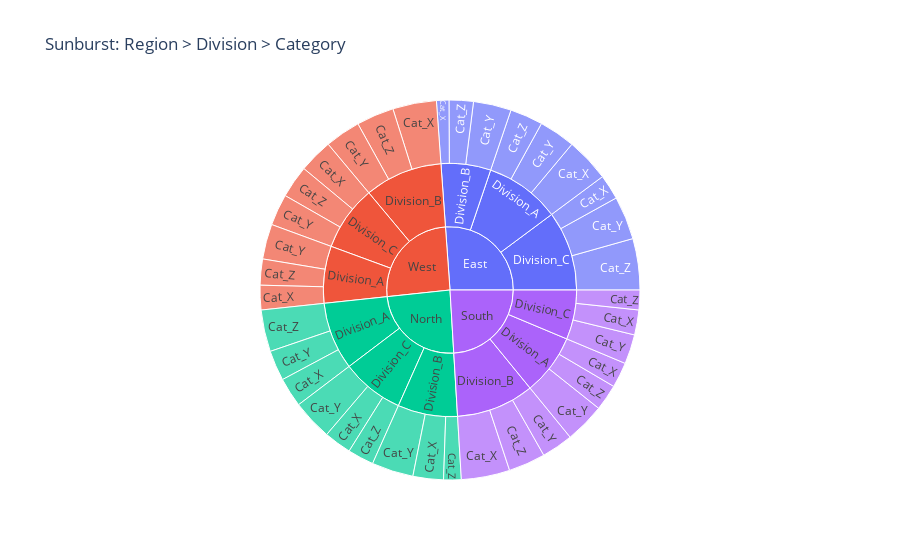

Notebook source saved alongside this figure:
### Code cell
import plotly.express as px
hier = pd.read_csv("hierarchy_agg.csv")
fig = px.sunburst(hier, path=["Region","Division","Category"], values="Total_Value",
                  title="Sunburst: Region > Division > Category")
fig.show()

### Figure 1 — Plotly figure (JSON) as saved in the notebook; plotly's stock layout.template omitted (floating-point values rounded to 4 significant figures)
{"data": [{"branchvalues": "total", "domain": {"x": [0, 1], "y": [0, 1]}, "hovertemplate": "labels=%{label}<br>Total_Value=%{value}<br>parent=%{parent}<br>id=%{id}<extra></extra>", "ids": ["East/Division_C/Cat_Z", "South/Division_B/Cat_X", "East/Division_A/Cat_X", "West/Division_B/Cat_X", "East/Division_C/Cat_Y", "North/Division_A/Cat_Z", "North/Division_B/Cat_Y", "North/Division_C/Cat_Y", "South/Division_A/Cat_Y", "East/Division_B/Cat_Y", "West/Division_B/Cat_Z", "South/Division_B/Cat_Z", "East/Division_A/Cat_Y", "West/Division_B/Cat_Y", "West/Division_A/Cat_Y", "West/Division_C/Cat_X", "East/Division_A/Cat_Z", "West/Division_C/Cat_Z", "South/Division_B/Cat_Y", "West/Division_C/Cat_Y", "North/Division_B/Cat_X", "North/Division_A/Cat_Y", "South/Division_C/Cat_Y", "North/Division_A/Cat_X", "North/Division_C/Cat_X", "South/Division_A/Cat_Z", "North/Division_C/Cat_Z", "West/Division_A/Cat_Z", "South/Division_A/Cat_X", "East/Division_C/Cat_X", "South/Division_C/Cat_X", "West/Division_A/Cat_X", "East/Division_B/Cat_Z", "South/Division_C/Cat_Z", "North/Division_B/Cat_Z", "East/Division_B/Cat_X", "East/Division_C", "South/Division_B", "East/Division_A", "West/Division_B", "North/Division_A", "North/Division_B", "North/Division_C", "South/Division_A", "East/Division_B", "West/Division_A", "West/Division_C", "South/Division_C", "East", "South", "West", "North"], "labels": ["Cat_Z", "Cat_X", "Cat_X", "Cat_X", "Cat_Y", "Cat_Z", "Cat_Y", "Cat_Y", "Cat_Y", "Cat_Y", "Cat_Z", "Cat_Z", "Cat_Y", "Cat_Y", "Cat_Y", "Cat_X", "Cat_Z", "Cat_Z", "Cat_Y", "Cat_Y", "Cat_X", "Cat_Y", "Cat_Y", "Cat_X", "Cat_X", "Cat_Z", "Cat_Z", "Cat_Z", "Cat_X", "Cat_X", "Cat_X", "Cat_X", "Cat_Z", "Cat_Z", "Cat_Z", "Cat_X", "Division_C", "Division_B", "Division_A", "Division_B", "Division_A", "Division_B", "Division_C", "Division_A", "Division_B", "Division_A", "Division_C", "Division_C", "East", "South", "West", "North"], "name": "", "parents": ["East/Division_C", "South/Division_B", "East/Division_A", "West/Division_B", "East/Division_C", "North/Division_A", "North/Division_B", "North/Division_C", "South/Division_A", "East/Division_B", "West/Division_B", "South/Division_B", "East/Division_A", "West/Division_B", "West/Division_A", "West/Division_C", "East/Division_A", "West/Division_C", "South/Division_B", "West/Division_C", "North/Division_B", "North/Division_A", "South/Division_C", "North/Division_A", "North/Division_C", "South/Division_A", "North/Division_C", "West/Division_A", "South/Division_A", "East/Division_C", "South/Division_C", "West/Division_A", "East/Division_B", "South/Division_C", "North/Division_B", "East/Division_B", "East", "South", "East", "West", "North", "North", "North", "South", "East", "West", "West", "South", "", "", "", ""], "type": "sunburst", "values": [10890.0, 10310.0, 9338.0, 9283.0, 9208.0, 8873.0, 8853.0, 8591.0, 8498.0, 8044.0, 7978.0, 7838.0, 7714.0, 7558.0, 7443.0, 7208.0, 6980.0, 6884.0, 6695.0, 6688.0, 6472.0, 6441.0, 6270.0, 6250.0, 5829.0, 5571.0, 5564.0, 5524.0, 5378.0, 5311.0, 5301.0, 5215.0, 5152.0, 4193.0, 3729.0, 2640.0, 25410.0, 24840.0, 24030.0, 24820.0, 21560.0, 19050.0, 19980.0, 19450.0, 15840.0, 18180.0, 20780.0, 15760.0, 65280.0, 60050.0, 63780.0, 60600.0]}], "layout": {"legend": {"tracegroupgap": 0}, "title": {"text": "Sunburst: Region > Division > Category"}}}
